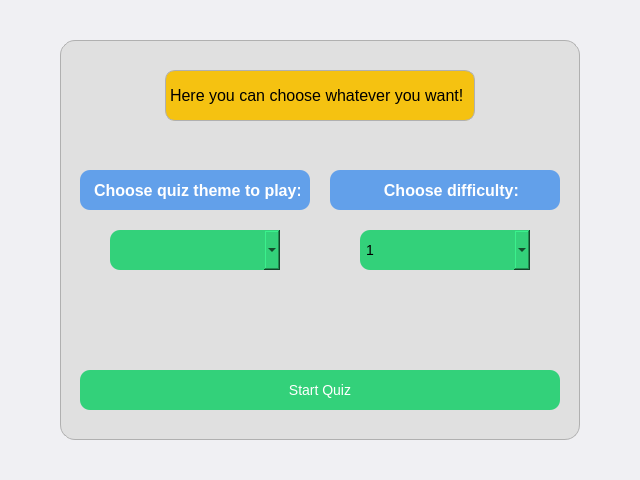
<?xml version="1.0" encoding="UTF-8"?>
<ui version="4.0">
 <class>select_quiz_window</class>
 <widget class="QDialog" name="select_quiz_window">
  <property name="geometry">
   <rect>
    <x>0</x>
    <y>0</y>
    <width>640</width>
    <height>480</height>
   </rect>
  </property>
  <property name="windowTitle">
   <string>Select Quiz</string>
  </property>
  <property name="styleSheet">
   <string notr="true">
    QDialog {
        background-color: #f0f0f3;
        border-radius: 20px;
    }
    QFrame#frame {
        background-color: #e0e0e0;
        border-radius: 15px;
        border: 1px solid #b0b0b0;
    }
    QLabel#text_label, QLabel#text_label_2 {
        background-color: #62a0ea;
        border: none;
        border-radius: 10px;
        font-size: 16px;
        font-weight: bold;
        padding: 10px;
        color: white;
    }
    QLabel#text_label_3 {
        background-color: #f5c211;
        border: 1px solid #b0b0b0;
        border-radius: 10px;
        font-size: 16px;
    }
    QComboBox {
        background-color: #33d17a;
        border: none;
        border-radius: 10px;
        padding: 6px;
        font-size: 14px;
    }
    QPushButton#start_quiz_button {
        background-color: #33d17a;
        color: white;
        border: none;
        border-radius: 10px;
        padding: 10px;
        font-size: 14px;
    }
    QPushButton#start_quiz_button:hover {
        background-color: #2dbf6d;
    }
   </string>
  </property>
  <widget class="QFrame" name="frame">
   <property name="geometry">
    <rect>
     <x>60</x>
     <y>40</y>
     <width>520</width>
     <height>400</height>
    </rect>
   </property>
   <widget class="QLabel" name="text_label">
    <property name="geometry">
     <rect>
      <x>20</x>
      <y>130</y>
      <width>230</width>
      <height>40</height>
     </rect>
    </property>
    <property name="text">
     <string>Choose quiz theme to play:</string>
    </property>
   </widget>
   <widget class="QComboBox" name="select_quiz_comboBox">
    <property name="geometry">
     <rect>
      <x>50</x>
      <y>190</y>
      <width>170</width>
      <height>40</height>
     </rect>
    </property>
   </widget>
   <widget class="QLabel" name="text_label_2">
    <property name="geometry">
     <rect>
      <x>270</x>
      <y>130</y>
      <width>230</width>
      <height>40</height>
     </rect>
    </property>
    <property name="text">
     <string>         Choose difficulty:</string>
    </property>
   </widget>
   <widget class="QComboBox" name="choose_difficulty_comboBox">
    <property name="geometry">
     <rect>
      <x>300</x>
      <y>190</y>
      <width>170</width>
      <height>40</height>
     </rect>
    </property>
    <item>
     <property name="text">
      <string>1</string>
     </property>
    </item>
    <item>
     <property name="text">
      <string>2</string>
     </property>
    </item>
    <item>
     <property name="text">
      <string>3</string>
     </property>
    </item>
   </widget>
   <widget class="QPushButton" name="start_quiz_button">
    <property name="geometry">
     <rect>
      <x>20</x>
      <y>330</y>
      <width>480</width>
      <height>40</height>
     </rect>
    </property>
    <property name="text">
     <string>Start Quiz</string>
    </property>
   </widget>
   <widget class="QLabel" name="text_label_3">
    <property name="geometry">
     <rect>
      <x>105</x>
      <y>30</y>
      <width>310</width>
      <height>51</height>
     </rect>
    </property>
    <property name="text">
     <string>Here you can choose whatever you want!</string>
    </property>
   </widget>
  </widget>
 </widget>
 <resources/>
 <connections/>
</ui>
